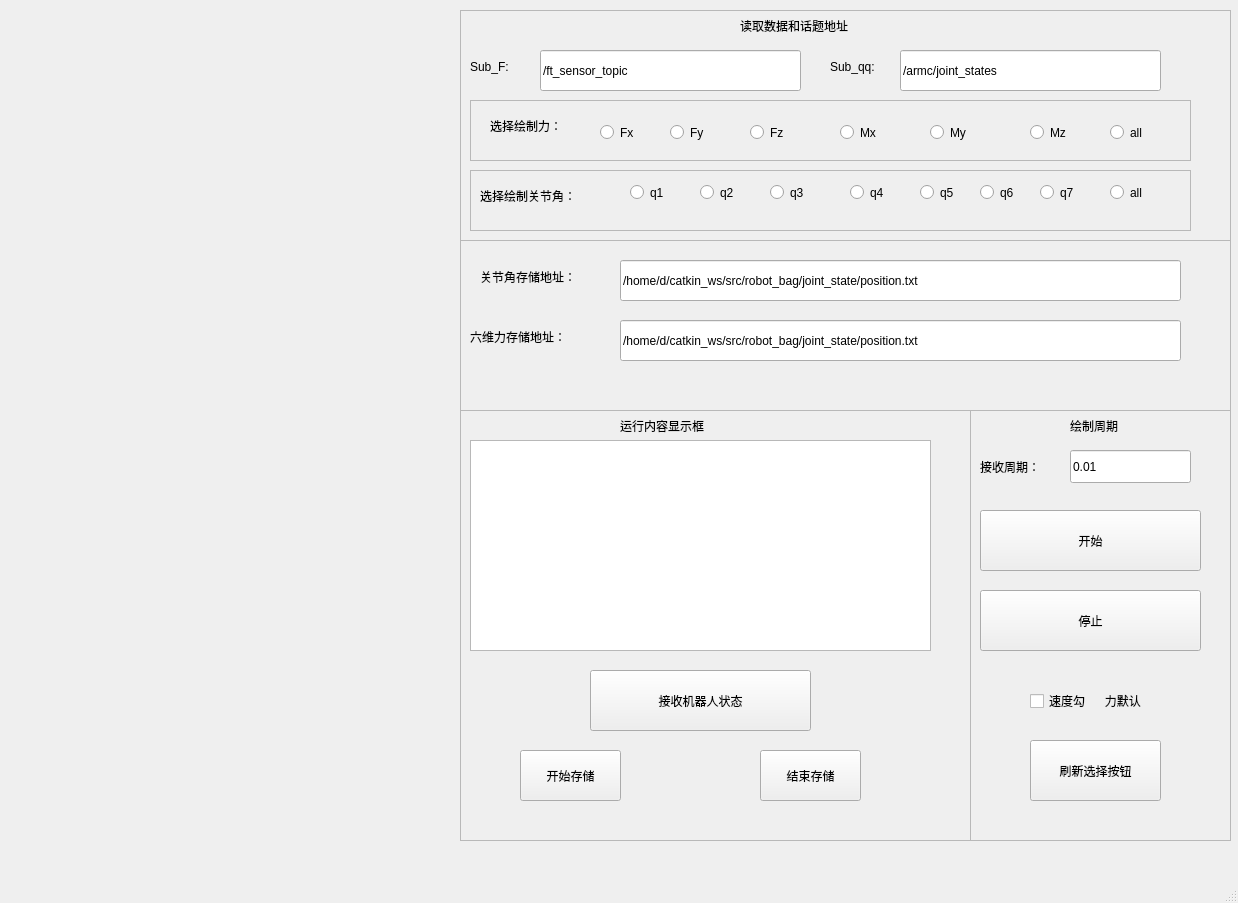
<?xml version="1.0" encoding="UTF-8"?>
<ui version="4.0">
 <class>PlotArmcForm1</class>
 <widget class="QMainWindow" name="PlotArmcForm1">
  <property name="geometry">
   <rect>
    <x>0</x>
    <y>0</y>
    <width>1238</width>
    <height>903</height>
   </rect>
  </property>
  <property name="windowTitle">
   <string>MainWindow</string>
  </property>
  <property name="iconSize">
   <size>
    <width>16</width>
    <height>16</height>
   </size>
  </property>
  <property name="animated">
   <bool>false</bool>
  </property>
  <widget class="QWidget" name="centralwidget">
   <widget class="QWidget" name="horizontalLayoutWidget">
    <property name="geometry">
     <rect>
      <x>10</x>
      <y>10</y>
      <width>451</width>
      <height>401</height>
     </rect>
    </property>
    <layout class="QHBoxLayout" name="horizontalLayout_1"/>
   </widget>
   <widget class="QWidget" name="horizontalLayoutWidget_2">
    <property name="geometry">
     <rect>
      <x>10</x>
      <y>410</y>
      <width>451</width>
      <height>431</height>
     </rect>
    </property>
    <layout class="QHBoxLayout" name="horizontalLayout_2"/>
   </widget>
   <widget class="QWidget" name="horizontalLayoutWidget_5">
    <property name="geometry">
     <rect>
      <x>460</x>
      <y>410</y>
      <width>511</width>
      <height>431</height>
     </rect>
    </property>
    <layout class="QHBoxLayout" name="horizontalLayout_5">
     <item>
      <widget class="QFrame" name="frame">
       <property name="frameShape">
        <enum>QFrame::StyledPanel</enum>
       </property>
       <property name="frameShadow">
        <enum>QFrame::Raised</enum>
       </property>
       <widget class="QTextEdit" name="textEdit">
        <property name="geometry">
         <rect>
          <x>10</x>
          <y>30</y>
          <width>461</width>
          <height>211</height>
         </rect>
        </property>
       </widget>
       <widget class="QLabel" name="label">
        <property name="geometry">
         <rect>
          <x>160</x>
          <y>0</y>
          <width>131</width>
          <height>31</height>
         </rect>
        </property>
        <property name="text">
         <string>运行内容显示框</string>
        </property>
       </widget>
       <widget class="QPushButton" name="button_receive">
        <property name="geometry">
         <rect>
          <x>130</x>
          <y>260</y>
          <width>221</width>
          <height>61</height>
         </rect>
        </property>
        <property name="text">
         <string>接收机器人状态</string>
        </property>
        <property name="iconSize">
         <size>
          <width>16</width>
          <height>16</height>
         </size>
        </property>
        <property name="autoRepeat">
         <bool>false</bool>
        </property>
        <property name="autoExclusive">
         <bool>false</bool>
        </property>
        <property name="autoRepeatDelay">
         <number>400</number>
        </property>
        <property name="autoRepeatInterval">
         <number>200</number>
        </property>
        <property name="autoDefault">
         <bool>true</bool>
        </property>
        <property name="flat">
         <bool>false</bool>
        </property>
       </widget>
       <widget class="QPushButton" name="button_storage_begin">
        <property name="geometry">
         <rect>
          <x>60</x>
          <y>340</y>
          <width>101</width>
          <height>51</height>
         </rect>
        </property>
        <property name="text">
         <string>开始存储</string>
        </property>
        <property name="iconSize">
         <size>
          <width>16</width>
          <height>16</height>
         </size>
        </property>
        <property name="autoRepeat">
         <bool>false</bool>
        </property>
        <property name="autoExclusive">
         <bool>false</bool>
        </property>
        <property name="autoRepeatDelay">
         <number>400</number>
        </property>
        <property name="autoRepeatInterval">
         <number>200</number>
        </property>
        <property name="autoDefault">
         <bool>true</bool>
        </property>
        <property name="flat">
         <bool>false</bool>
        </property>
       </widget>
       <widget class="QPushButton" name="button_storage_end">
        <property name="geometry">
         <rect>
          <x>300</x>
          <y>340</y>
          <width>101</width>
          <height>51</height>
         </rect>
        </property>
        <property name="text">
         <string>结束存储</string>
        </property>
        <property name="iconSize">
         <size>
          <width>16</width>
          <height>16</height>
         </size>
        </property>
        <property name="autoRepeat">
         <bool>false</bool>
        </property>
        <property name="autoExclusive">
         <bool>false</bool>
        </property>
        <property name="autoRepeatDelay">
         <number>400</number>
        </property>
        <property name="autoRepeatInterval">
         <number>200</number>
        </property>
        <property name="autoDefault">
         <bool>true</bool>
        </property>
        <property name="flat">
         <bool>false</bool>
        </property>
       </widget>
      </widget>
     </item>
    </layout>
   </widget>
   <widget class="QWidget" name="horizontalLayoutWidget_6">
    <property name="geometry">
     <rect>
      <x>460</x>
      <y>10</y>
      <width>771</width>
      <height>401</height>
     </rect>
    </property>
    <layout class="QHBoxLayout" name="horizontalLayout_6">
     <item>
      <widget class="QFrame" name="frame_4">
       <property name="frameShape">
        <enum>QFrame::StyledPanel</enum>
       </property>
       <property name="frameShadow">
        <enum>QFrame::Raised</enum>
       </property>
       <widget class="QWidget" name="verticalLayoutWidget_3">
        <property name="geometry">
         <rect>
          <x>0</x>
          <y>0</y>
          <width>771</width>
          <height>231</height>
         </rect>
        </property>
        <layout class="QVBoxLayout" name="verticalLayout_3">
         <item>
          <widget class="QFrame" name="frame_2">
           <property name="frameShape">
            <enum>QFrame::StyledPanel</enum>
           </property>
           <property name="frameShadow">
            <enum>QFrame::Raised</enum>
           </property>
           <widget class="QLabel" name="label_11">
            <property name="geometry">
             <rect>
              <x>280</x>
              <y>0</y>
              <width>161</width>
              <height>31</height>
             </rect>
            </property>
            <property name="text">
             <string>读取数据和话题地址</string>
            </property>
           </widget>
           <widget class="QLineEdit" name="lineEdit_sub_f">
            <property name="geometry">
             <rect>
              <x>80</x>
              <y>40</y>
              <width>261</width>
              <height>41</height>
             </rect>
            </property>
            <property name="text">
             <string>/ft_sensor_topic</string>
            </property>
           </widget>
           <widget class="QLabel" name="label_12">
            <property name="geometry">
             <rect>
              <x>10</x>
              <y>40</y>
              <width>61</width>
              <height>33</height>
             </rect>
            </property>
            <property name="text">
             <string>Sub_F:</string>
            </property>
           </widget>
           <widget class="QLabel" name="label_13">
            <property name="geometry">
             <rect>
              <x>370</x>
              <y>40</y>
              <width>71</width>
              <height>33</height>
             </rect>
            </property>
            <property name="text">
             <string>Sub_qq:</string>
            </property>
           </widget>
           <widget class="QLineEdit" name="lineEdit_sub_qq">
            <property name="geometry">
             <rect>
              <x>440</x>
              <y>40</y>
              <width>261</width>
              <height>41</height>
             </rect>
            </property>
            <property name="text">
             <string>/armc/joint_states</string>
            </property>
           </widget>
           <widget class="QFrame" name="frame_3">
            <property name="geometry">
             <rect>
              <x>10</x>
              <y>90</y>
              <width>721</width>
              <height>61</height>
             </rect>
            </property>
            <property name="frameShape">
             <enum>QFrame::StyledPanel</enum>
            </property>
            <property name="frameShadow">
             <enum>QFrame::Raised</enum>
            </property>
            <widget class="QRadioButton" name="radioButton_f1">
             <property name="geometry">
              <rect>
               <x>130</x>
               <y>20</y>
               <width>51</width>
               <height>25</height>
              </rect>
             </property>
             <property name="text">
              <string>Fx</string>
             </property>
            </widget>
            <widget class="QRadioButton" name="radioButton_f2">
             <property name="geometry">
              <rect>
               <x>200</x>
               <y>20</y>
               <width>51</width>
               <height>25</height>
              </rect>
             </property>
             <property name="text">
              <string>Fy</string>
             </property>
            </widget>
            <widget class="QLabel" name="label_14">
             <property name="geometry">
              <rect>
               <x>20</x>
               <y>10</y>
               <width>101</width>
               <height>31</height>
              </rect>
             </property>
             <property name="text">
              <string>选择绘制力：</string>
             </property>
            </widget>
            <widget class="QRadioButton" name="radioButton_f5">
             <property name="geometry">
              <rect>
               <x>460</x>
               <y>20</y>
               <width>51</width>
               <height>25</height>
              </rect>
             </property>
             <property name="text">
              <string>My</string>
             </property>
            </widget>
            <widget class="QRadioButton" name="radioButton_f3">
             <property name="geometry">
              <rect>
               <x>280</x>
               <y>20</y>
               <width>51</width>
               <height>25</height>
              </rect>
             </property>
             <property name="text">
              <string>Fz</string>
             </property>
            </widget>
            <widget class="QRadioButton" name="radioButton_f4">
             <property name="geometry">
              <rect>
               <x>370</x>
               <y>20</y>
               <width>51</width>
               <height>25</height>
              </rect>
             </property>
             <property name="text">
              <string>Mx</string>
             </property>
            </widget>
            <widget class="QRadioButton" name="radioButton_f6">
             <property name="geometry">
              <rect>
               <x>560</x>
               <y>20</y>
               <width>51</width>
               <height>25</height>
              </rect>
             </property>
             <property name="text">
              <string>Mz</string>
             </property>
            </widget>
            <widget class="QRadioButton" name="radioButton_f">
             <property name="geometry">
              <rect>
               <x>640</x>
               <y>20</y>
               <width>51</width>
               <height>25</height>
              </rect>
             </property>
             <property name="text">
              <string>all</string>
             </property>
            </widget>
           </widget>
           <widget class="QFrame" name="frame_5">
            <property name="geometry">
             <rect>
              <x>10</x>
              <y>160</y>
              <width>721</width>
              <height>61</height>
             </rect>
            </property>
            <property name="frameShape">
             <enum>QFrame::StyledPanel</enum>
            </property>
            <property name="frameShadow">
             <enum>QFrame::Raised</enum>
            </property>
            <widget class="QRadioButton" name="radioButton_q1">
             <property name="geometry">
              <rect>
               <x>160</x>
               <y>10</y>
               <width>51</width>
               <height>25</height>
              </rect>
             </property>
             <property name="text">
              <string>q1</string>
             </property>
            </widget>
            <widget class="QRadioButton" name="radioButton_q2">
             <property name="geometry">
              <rect>
               <x>230</x>
               <y>10</y>
               <width>51</width>
               <height>25</height>
              </rect>
             </property>
             <property name="text">
              <string>q2</string>
             </property>
            </widget>
            <widget class="QLabel" name="label_15">
             <property name="geometry">
              <rect>
               <x>10</x>
               <y>10</y>
               <width>141</width>
               <height>31</height>
              </rect>
             </property>
             <property name="text">
              <string>选择绘制关节角：</string>
             </property>
            </widget>
            <widget class="QRadioButton" name="radioButton_q5">
             <property name="geometry">
              <rect>
               <x>450</x>
               <y>10</y>
               <width>51</width>
               <height>25</height>
              </rect>
             </property>
             <property name="text">
              <string>q5</string>
             </property>
            </widget>
            <widget class="QRadioButton" name="radioButton_q3">
             <property name="geometry">
              <rect>
               <x>300</x>
               <y>10</y>
               <width>51</width>
               <height>25</height>
              </rect>
             </property>
             <property name="text">
              <string>q3</string>
             </property>
            </widget>
            <widget class="QRadioButton" name="radioButton_q4">
             <property name="geometry">
              <rect>
               <x>380</x>
               <y>10</y>
               <width>51</width>
               <height>25</height>
              </rect>
             </property>
             <property name="text">
              <string>q4</string>
             </property>
            </widget>
            <widget class="QRadioButton" name="radioButton_q6">
             <property name="geometry">
              <rect>
               <x>510</x>
               <y>10</y>
               <width>51</width>
               <height>25</height>
              </rect>
             </property>
             <property name="text">
              <string>q6</string>
             </property>
            </widget>
            <widget class="QRadioButton" name="radioButton_q7">
             <property name="geometry">
              <rect>
               <x>570</x>
               <y>10</y>
               <width>51</width>
               <height>25</height>
              </rect>
             </property>
             <property name="text">
              <string>q7</string>
             </property>
            </widget>
            <widget class="QRadioButton" name="radioButton_qq">
             <property name="geometry">
              <rect>
               <x>640</x>
               <y>10</y>
               <width>51</width>
               <height>25</height>
              </rect>
             </property>
             <property name="text">
              <string>all</string>
             </property>
            </widget>
           </widget>
          </widget>
         </item>
        </layout>
       </widget>
       <widget class="QLineEdit" name="lineEdit_data_qq">
        <property name="geometry">
         <rect>
          <x>160</x>
          <y>250</y>
          <width>561</width>
          <height>41</height>
         </rect>
        </property>
        <property name="text">
         <string>/home/d/catkin_ws/src/robot_bag/joint_state/position.txt</string>
        </property>
       </widget>
       <widget class="QLabel" name="label_30">
        <property name="geometry">
         <rect>
          <x>20</x>
          <y>250</y>
          <width>151</width>
          <height>33</height>
         </rect>
        </property>
        <property name="text">
         <string>关节角存储地址：</string>
        </property>
       </widget>
       <widget class="QLineEdit" name="lineEdit_data_f">
        <property name="geometry">
         <rect>
          <x>160</x>
          <y>310</y>
          <width>561</width>
          <height>41</height>
         </rect>
        </property>
        <property name="text">
         <string>/home/d/catkin_ws/src/robot_bag/joint_state/position.txt</string>
        </property>
       </widget>
       <widget class="QLabel" name="label_31">
        <property name="geometry">
         <rect>
          <x>10</x>
          <y>310</y>
          <width>141</width>
          <height>33</height>
         </rect>
        </property>
        <property name="text">
         <string>六维力存储地址：</string>
        </property>
       </widget>
      </widget>
     </item>
    </layout>
   </widget>
   <widget class="QWidget" name="verticalLayoutWidget">
    <property name="geometry">
     <rect>
      <x>970</x>
      <y>410</y>
      <width>261</width>
      <height>431</height>
     </rect>
    </property>
    <layout class="QVBoxLayout" name="verticalLayout">
     <item>
      <widget class="QFrame" name="frame_6">
       <property name="frameShape">
        <enum>QFrame::StyledPanel</enum>
       </property>
       <property name="frameShadow">
        <enum>QFrame::Raised</enum>
       </property>
       <widget class="QLabel" name="label_3">
        <property name="geometry">
         <rect>
          <x>100</x>
          <y>0</y>
          <width>81</width>
          <height>31</height>
         </rect>
        </property>
        <property name="text">
         <string>绘制周期</string>
        </property>
       </widget>
       <widget class="QLabel" name="label_9">
        <property name="geometry">
         <rect>
          <x>10</x>
          <y>40</y>
          <width>91</width>
          <height>33</height>
         </rect>
        </property>
        <property name="text">
         <string>接收周期：</string>
        </property>
       </widget>
       <widget class="QLineEdit" name="lineEdit_T">
        <property name="geometry">
         <rect>
          <x>100</x>
          <y>40</y>
          <width>121</width>
          <height>33</height>
         </rect>
        </property>
        <property name="text">
         <string>0.01</string>
        </property>
       </widget>
       <widget class="QPushButton" name="button_refresh">
        <property name="geometry">
         <rect>
          <x>60</x>
          <y>330</y>
          <width>131</width>
          <height>61</height>
         </rect>
        </property>
        <property name="text">
         <string>刷新选择按钮</string>
        </property>
        <property name="autoDefault">
         <bool>true</bool>
        </property>
       </widget>
       <widget class="QPushButton" name="button_begin">
        <property name="geometry">
         <rect>
          <x>10</x>
          <y>100</y>
          <width>221</width>
          <height>61</height>
         </rect>
        </property>
        <property name="text">
         <string>开始</string>
        </property>
        <property name="iconSize">
         <size>
          <width>16</width>
          <height>16</height>
         </size>
        </property>
        <property name="autoRepeat">
         <bool>false</bool>
        </property>
        <property name="autoExclusive">
         <bool>false</bool>
        </property>
        <property name="autoRepeatDelay">
         <number>400</number>
        </property>
        <property name="autoRepeatInterval">
         <number>200</number>
        </property>
        <property name="autoDefault">
         <bool>true</bool>
        </property>
        <property name="flat">
         <bool>false</bool>
        </property>
       </widget>
       <widget class="QPushButton" name="button_stop">
        <property name="geometry">
         <rect>
          <x>10</x>
          <y>180</y>
          <width>221</width>
          <height>61</height>
         </rect>
        </property>
        <property name="text">
         <string>停止</string>
        </property>
        <property name="autoDefault">
         <bool>true</bool>
        </property>
       </widget>
       <widget class="QCheckBox" name="checkBox">
        <property name="geometry">
         <rect>
          <x>60</x>
          <y>280</y>
          <width>141</width>
          <height>22</height>
         </rect>
        </property>
        <property name="text">
         <string>速度勾      力默认</string>
        </property>
       </widget>
      </widget>
     </item>
    </layout>
   </widget>
  </widget>
  <widget class="QMenuBar" name="menubar">
   <property name="geometry">
    <rect>
     <x>0</x>
     <y>0</y>
     <width>1238</width>
     <height>31</height>
    </rect>
   </property>
   <property name="defaultUp">
    <bool>false</bool>
   </property>
  </widget>
  <widget class="QStatusBar" name="statusbar"/>
 </widget>
 <resources/>
 <connections/>
</ui>
